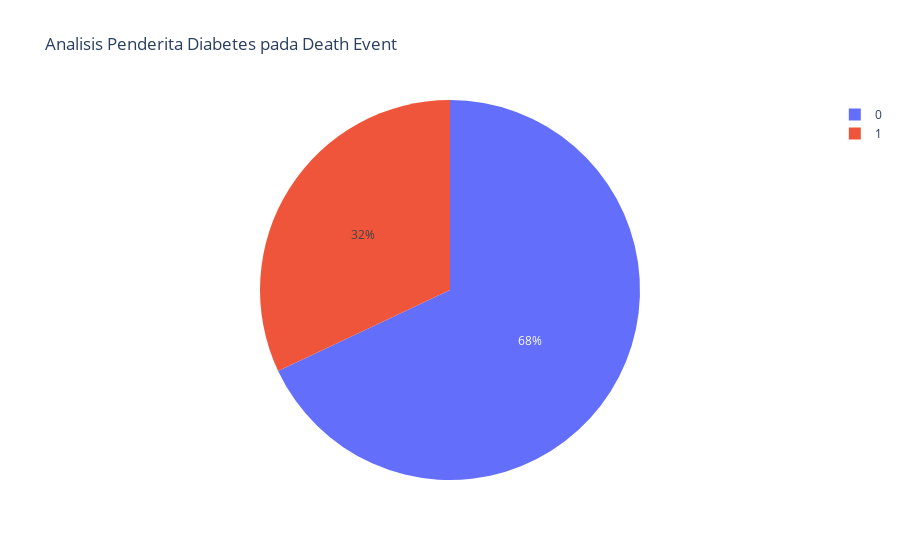

Source (notebook cell):
### Code cell
fig = px.pie(df, values='diabetes',names='DEATH_EVENT', title='Analisis Penderita Diabetes pada Death Event')
fig.show()

### Figure 1 — Plotly figure (JSON) as saved in the notebook; plotly's stock layout.template omitted (floating-point values rounded to 4 significant figures; data arrays with more than 128 entries replaced by an {"elided": "..."} marker saying what was removed)
{"data": [{"domain": {"x": [0, 1], "y": [0, 1]}, "hovertemplate": "DEATH_EVENT=%{label}<br>diabetes=%{value}<extra></extra>", "labels": {"elided": "299 int values"}, "legendgroup": "", "name": "", "showlegend": true, "type": "pie", "values": {"elided": "299 int values"}}], "layout": {"legend": {"tracegroupgap": 0}, "title": {"text": "Analisis Penderita Diabetes pada Death Event"}}}
